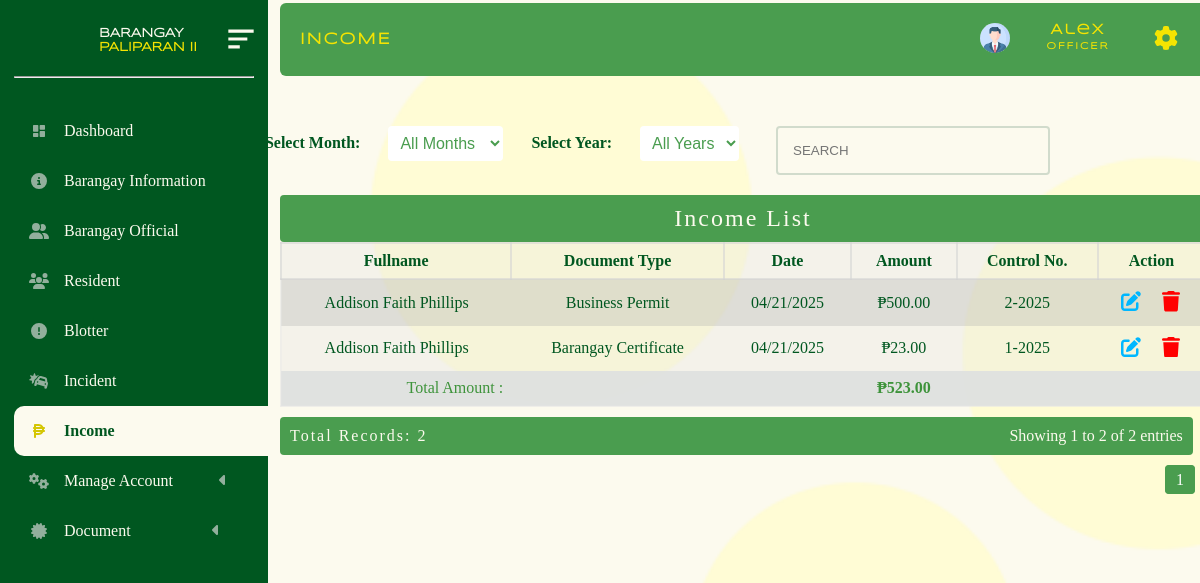
Page /administrator/admin_panel/revenue.php (signed in) on the committed database.
### tables this page shows
CREATE TABLE `barangay_revenue` (
  `date_issue` date NOT NULL,
  `expired_date` date NOT NULL,
  `document_amount` float NOT NULL,
  `firstname` varchar(200) NOT NULL,
  `middlename` varchar(200) NOT NULL,
  `lastname` varchar(200) NOT NULL,
  `document_type` varchar(200) NOT NULL,
  `user_id` bigint(20) NOT NULL,
  `OR_no` bigint(11) NOT NULL
);

### administrator/admin_panel/revenue/revenue_table.php (the view, shortened to what this page needs)
<!DOCTYPE html>
<html lang="en">
<head>
    <link rel="stylesheet" href="/BIS/administrator/admin_panel/revenue/table_rev.css">
</head>
<body>
<input type="text" id="live_search" placeholder="SEARCH" >
<form method="GET" action="" class = "form">
    <label for="month">Select Month:</label>
    <select name="month" id="month" onchange="this.form.submit()">
        <option value="">All Months</option>
    </select>
    <label for="year">Select Year:</label>
    <select name="year" id="year" onchange="this.form.submit()">
        <option value="">All Years</option>
    </select>
</form>
<?php
require("../../database/conn_db.php");
$month = isset($_GET['month']) ? $_GET['month'] : '';
$year = isset($_GET['year']) ? $_GET['year'] : '';
$page = isset($_GET['page']) ? max(1, (int)$_GET['page']) : 1;
$limit = isset($_GET['limit']) ? max(1, (int)$_GET['limit']) : 10;
$offset = ($page - 1) * $limit;
$countQuery = "SELECT COUNT(*) AS total FROM barangay_revenue WHERE 1";
$countResult = $conn->query($countQuery);
$totalRows = $countResult->fetch_assoc()['total'];
$totalPages = max(1, ceil($totalRows / $limit));
$startRow = ($page - 1) * $limit + 1;
$endRow = min($page * $limit, $totalRows);
$sql = "SELECT * FROM barangay_revenue WHERE 1";
$sql .= " ORDER BY OR_no DESC LIMIT $limit OFFSET $offset";
$result = $conn->query($sql);
if ($result->num_rows > 0) { ?>
<div id="searchresult">
    <table>
        <caption>Income List</caption>
        <tr>
            <th>Fullname</th>
            <th>Document Type</th>
            <th>Date</th>
            <th>Amount</th>
            <th>Control No.</th>
            <th>Action</th>
        </tr>
        <?php
        $total_amount = 0;
        while ($row = $result->fetch_assoc()) {
            $OR_no = $row['OR_no'];
            $firstname = $row["firstname"];
            $lastname = $row["lastname"];
            $middlename = $row["middlename"];
            $amount = $row["document_amount"];
            $request_document = $row["document_type"];
            $date_issue = date("Y-m-d");
            $total_amount += $amount;
        ?>
        <tr class="table_hover">
            <td><?php echo $firstname . " " . $middlename . " " . $lastname; ?></td>
            <td><?php echo $request_document; ?></td>
            <td><?php echo date('m/d/Y', strtotime($date_issue)); ?></td>
            <td><?php echo "₱" . number_format($amount, 2); ?></td>
            <td><?php echo $OR_no . "-" . date("Y"); ?></td>
            <td>
            <div id="form_up_del_official">
                    <button id="barangay_cert" class="edit_revenue" data-id="<?php echo $row["OR_no"]; ?>"></button>
                    <button id="delete_official_btn" class="delete_btn_revenue" data-id="<?php echo $row["OR_no"]; ?>"></button>
                </div>
            </td>
        </tr>
        <?php } ?>
        <tfoot style="background-color:rgba(224, 226, 224, 0.94); color:rgba(8, 122, 4, 0.75);">
            <tr>
                <td colspan="0" style="text-align: right;">Total Amount :</td>
                <td></td>
                <td></td>
                <td colspan="0" style="font-weight: bold;">₱<?php echo number_format($total_amount, 2); ?></td>
                <td></td>
                <td></td>
            </tr>
        </tfoot>
    </table>
    <div class="table-footer">
        <div class="total-count">Total Records: <?php echo $totalRows; ?></div>
        <div class="pagination-info">
            Showing <?php echo $startRow; ?> to <?php echo $endRow; ?> of <?php echo $totalRows; ?> entries
        </div>
    </div>
    <div class="pagination">
        <?php for ($i = 1; $i <= $totalPages; $i++): ?>
            <a href="?page=<?php echo $i; ?>&limit=<?php echo $limit; ?>&month=<?php echo $month; ?>&year=<?php echo $year; ?>" class="<?php echo $i == $page ? 'active' : ''; ?>">
                <?php echo $i; ?>
            </a>
        <?php endfor; ?>
    </div>
</div>
<?php }
?>
        <?php include('edit.php')?>
<footer style = "height:100px;">
</footer>
</body>
</html>

### administrator/admin_panel/style.css/mian.stylecss.css (style rules this page uses)
* { margin: 0px; padding: 0px; box-sizing: content-box; list-style-type: none ; }
html { scroll-behavior: smooth; }
:root { --bg-color: #FCFAEE; --2nd-bg-color:#4A9D4f; --sub-bg-color: #005720 ; --1st-text-color: #005720 ; --2nd-text-color: rgb(53, 53, 53); --3rd-text-color: #FCFAEE; --btn-color: #F5E402; --other-color :rgb(0, 183, 255); }
body { background-color: var(--bg-color); position: relative; min-height: 100%; width: 100%; overflow: scroll; overflow-x: hidden; }

### administrator/admin_panel/style.css/style_revenue.css (style rules this page uses)
* { margin: 0px; padding: 0px; box-sizing: content-box; list-style-type: none ; }
:root { --bg-color: #FCFAEE; --2nd-bg-color:#4A9D4f; --sub-bg-color: #005720 ; --1st-text-color: #005720 ; --2nd-text-color: rgb(53, 53, 53); --3rd-text-color: #FCFAEE; --btn-color: #d4b62f; --other-color :rgb(0, 183, 255); }
body { background-color: var(--bg-color); background-repeat: no-repeat; background-size: cover; }
table { border: 2px solid rgba(228, 228, 228, 0.39); margin-left: 40px; margin-top: 20px; background-color: rgba(226, 226, 226, 0.322); width: 77vw; border-collapse: collapse; transition: all 0.5s ease; border-radius:4px; font-family: "sub_text"; color: var(--1st-text-color); }
table td { padding: 5px; text-align: center; }
table th { border: 2px solid rgba(226, 226, 226, 0.562); padding: 12px; }
table tr:nth-child(even) { background-color: #a7a5a548; }
caption { font-size: 2vw; letter-spacing: 2px; background-color: var(--2nd-bg-color); padding-bottom: 10px; padding-top: 10px; color: var(--bg-color); border-radius: 4px; }
.pagination { margin: 20px 0; float: right; margin-right: 20px; padding-bottom: 60px; }
.pagination a { margin: 0 5px; padding: 5px 10px; text-decoration: none; color: var(--1st-text-color); border: 1px solid #ddd; border-radius: 4px; }
.pagination a.active { background-color: var(--2nd-bg-color); color: white; border: 1px solid var(--2nd-bg-color); }
#form_up_del_official { display: flex; justify-content:space-evenly ; align-items: center; }
#barangay_cert { color: var(--bg-color); cursor: pointer; padding: 3px 5px 3px 5px; background-color: transparent; border-radius: 4px; font-size: 0.9rem; outline: none; border: none; }
#barangay_cert svg { width: 20px; fill: var(--other-color); }
#delete_official_btn { color: var(--bg-color); cursor: pointer; padding: 3px 5px 3px 5px; background-color: transparent; border-radius: 4px; border: 1px solid rgb(197, 197, 197); outline: none; border: none; font-size: 0.9rem; }
#delete_official_btn svg { width: 18px; fill: red; }
* { margin: 0px; padding: 0px; box-sizing: content-box; }
html { scroll-behavior: smooth; }
:root { --bg-color:#FCFAEE; --2nd-bg-color:#4A9D4f; --sub-bg-color: #005720 ; --1st-text-color: #005720 ; --2nd-text-color: rgb(53, 53, 53); --3rd-text-color: #FCFAEE; --btn-color: #F5E402; --other-color :rgb(0, 183, 255); }
body::before { opacity: 10%; }
body { background-image: url("../asset/image/background/admin_bg/circle-scatter-haikei (1).png"); background-repeat: no-repeat; background-size: cover; overflow-x: hidden; }
@media only screen and (min-width: 320px ) { body { background-image: url("../asset/image/background/admin_bg/circle-scatter-haikei (1).png"); background-repeat: repeat; background-size: cover; overflow-x: hidden; } }
@media only screen and (min-width: 481px ) { body { background-image: url("../asset/image/background/admin_bg/circle-scatter-haikei (1).png"); background-repeat: repeat; background-size: cover; overflow-x: hidden; } }
@media only screen and (min-width: 601px ) { body { background-image: url("../asset/image/background/admin_bg/circle-scatter-haikei (1).png"); background-repeat: repeat; background-size: cover; overflow-x: hidden; } }
@media only screen and (min-width: 769px ) { body { background-image: url("../asset/image/background/admin_bg/circle-scatter-haikei (1).png"); background-repeat: repeat; background-size: cover; overflow-x: hidden; } }

### administrator/admin_panel/user_register_folder/user_register.css (style rules this page uses)
* { margin: 0px; padding: 0px; box-sizing: content-box; list-style-type: none ; }
html { scroll-behavior: smooth; }
:root { --bg-color:#FCFAEE; --2nd-bg-color:#4A9D4f; --sub-bg-color: #005720 ; --1st-text-color: #005720 ; --2nd-text-color: rgb(53, 53, 53); --3rd-text-color: #FCFAEE; --btn-color: #F5E402; --other-color :rgb(0, 183, 255); }

### administrator/admin_panel/revenue/edit.php (style rules this page uses)
form { font-family:"sub_text"; color:#005720; }
label { font-size:1.3rem; font-weight:600; }

### rows in the picture
barangay_revenue: firstname "Addison", middlename "Faith", lastname "Phillips", document_type "Business Permit", date_issue "04/21/2025", document_amount "500.00", OR_no "2"
barangay_revenue: firstname "Addison", middlename "Faith", lastname "Phillips", document_type "Barangay Certificate", date_issue "04/21/2025", document_amount "23.00", OR_no "1"

### other values in the picture
$total_amount "523.00"
$totalRows "2"
$startRow "1"
$endRow "2"
